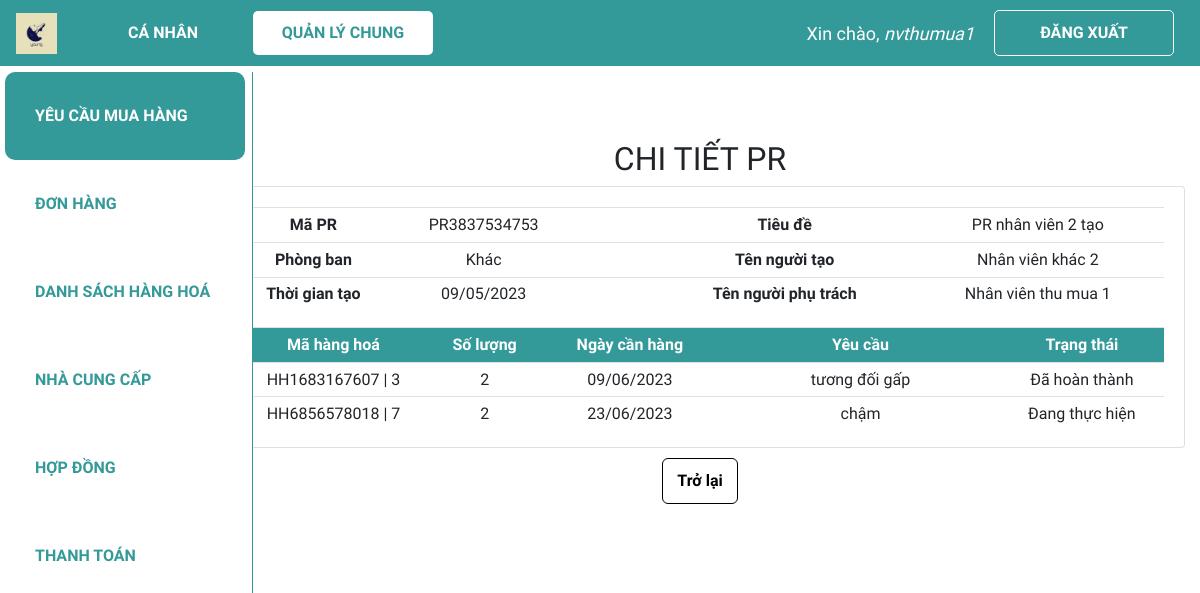
The page /xem_pr/PR3837534753 (signed in) on the database its author committed.
### web_core/models.py (models this page shows, shortened)
class PR(models.Model):
    danh_muc_trang_thai = (
        ('Chờ phân công', 'Chờ phân công'),
        ('Đang thực hiện', 'Đang thực hiện'),
        ('Đã hoàn thành', 'Đã hoàn thành'),
    )
    ma_PR = ShortUUIDField(
        verbose_name='Mã PR',
        length=10,
        max_length=12,
        prefix="PR",
        alphabet="0123456789",
        primary_key=True
    )
    ma_nhan_vien_tao = models.ForeignKey(NHANVIEN, on_delete = models.CASCADE, verbose_name = 'Mã nhân viên tạo', related_name = 'nv_tao_PR', blank = True, null = True)
    ma_nhan_vien_phu_trach = models.ForeignKey(NHANVIEN, on_delete = models.SET_NULL, verbose_name = 'Mã nhân viên phụ trách',  related_name = 'nv_phutrach_PR', blank = True, null = True)
    ngay_tao = models.DateTimeField('Ngày tạo', default = datetime.now)
    ngay_cap_nhat = models.DateField('Ngày cập nhật', default = datetime.now)
    ten_PR = models.CharField('Tên PR', max_length = 300)
    trang_thai = models.CharField('Trạng thái PR', max_length = 100, choices=danh_muc_trang_thai, default='Chờ phân công', null=True)

class NHANVIEN(models.Model):
    danh_muc_phong_ban = (
        ('Thu mua', 'Thu mua'),
        ('Kho', 'Kho'),
        ('Kế toán', 'Kế toán'),
        ('Khác', 'Khác')
    )
    danh_muc_chuc_vu = (
        ('Quản lí', 'Quản lí'),
        ('Nhân viên', 'Nhân viên'),
    )
    user = models.OneToOneField(User, null=True, blank=True, on_delete=models.CASCADE)
    ma_NV = ShortUUIDField(
        verbose_name='Mã nhân viên',
        length=10,
        max_length=12,
        prefix="NV",
        alphabet="0123456789",
        primary_key=True
    )
    ho_ten = models.CharField('Họ tên', max_length = 100, null=True)
    phong_ban = models.CharField('Phòng ban', max_length = 50, choices=danh_muc_phong_ban, null=True)
    chuc_vu = models.CharField('Chức vụ', max_length = 50, choices=danh_muc_chuc_vu, null=True)

class PR_HH(models.Model):
    danh_muc_trang_thai = (
        ('Chờ phân công', 'Chờ phân công'),
        ('Đang thực hiện', 'Đang thực hiện'),
        ('Đã hoàn thành', 'Đã hoàn thành'),
    )
    ma_PR = models.ForeignKey(PR, on_delete = models.CASCADE, verbose_name = 'Mã PR', blank = True, null = True)
    ma_hang_hoa = models.ForeignKey(HANGHOA, on_delete=models.SET_NULL, verbose_name = 'Mã hàng hoá', null = True)
    so_luong = models.IntegerField('Số lượng', validators = [MinValueValidator(0)], default = 0)
    ngay_can_hang = models.DateField('Ngày cần hàng', editable = True, blank = True, null = True)
    ngay_cap_nhat = models.DateField('Ngày cập nhật', default = datetime.now)
    yeu_cau = models.CharField('Yêu cầu', max_length = 300, blank = True, null = True)
    trang_thai = models.CharField('Trạng thái PR', max_length = 100, choices=danh_muc_trang_thai, default='Chờ phân công', null=True)

class HANGHOA(models.Model):
    ma_HH = ShortUUIDField(
        verbose_name='Mã hàng hoá',
        length=10,
        max_length=12,
        prefix="HH",
        alphabet="0123456789",
        primary_key=True
    )
    ten_hang_hoa = models.CharField('Tên hàng hoá', max_length = 100, null=True)
    so_luong_ton = models.IntegerField('Số lượng tồn', validators = [MinValueValidator(0)], default = 0)
    def __str__(self):
        line = str(self.ma_HH) + ' | ' + self.ten_hang_hoa
        return line

### web_core/views.py (the view)
# urls.py: path('xem_pr/<str:ma_PR>', views.view_pr, name='quanli_xem_pr'),
@login_required(login_url='login')
def view_pr(request, ma_PR):
    if ma_PR is None:
        return redirect('/dspr')
    pr = PR.objects.get(ma_PR=ma_PR)
    pr_hhs = PR_HH.objects.filter(ma_PR = ma_PR)
    context = {'pr':pr, 'pr_hh':pr_hhs}
    return render(request,'web_core/view_pr.html', context)

### web_core/templatetags/index.py (called while the page is built)
@register.filter
def first_group_name(user):
    groups = user.groups.all()
    if groups:
        return groups[0].name
    return ''

### web_core/templates/web_core/view_pr.html (shortened to what this page needs)
{% extends 'web_core/main.html' %}
{% block content %}
<h2 class="table-title" style>CHI TIẾT PR</h2>
<div class="card card-body">
    <table class="table table-sm pr">
        <tr>
            <th class="mid-content">Mã PR</th>
            <td class="mid-content">{{pr.ma_PR}}</td>
            <th class="small-content"></th>
            <th class="large-content">Tiêu đề</th>
            <td class="large-content">{{pr.ten_PR}}</td>
        </tr>
        <tr>
            <th class="mid-content">Phòng ban</th>
            <td class="mid-content">{{pr.ma_nhan_vien_tao.phong_ban}}</td>
            <th class="small-content"></th>
            <th class="mid-content">Tên người tạo</th>
            <td class="mid-content">{{pr.ma_nhan_vien_tao.ho_ten}}</td>
        </tr>
        <tr>
            <th class="mid-content">Thời gian tạo</th>
            <td class="mid-content">{{pr.ngay_tao|date:"d/m/Y"}}</td>
            <th class="small-content"></th>
            <th class="mid-content">Tên người phụ trách</th>
            <td class="mid-content">{{pr.ma_nhan_vien_phu_trach.ho_ten}}</td>
        </tr>
    </table>
    <table class="table table-sm pr_hh">
        <tr class="table-head">
            <th class="mid-content">Mã hàng hoá</th>
            <th class="small-content">Số lượng</th>
            <th class="mid-content">Ngày cần hàng</th>
            <th class="large-content">Yêu cầu</th>
            <th class="mid-content">Trạng thái</th>
        </tr>
        {% for line in pr_hh %}
        <tr>
            <td class="mid-content">{{line.ma_hang_hoa}}</td>
            <td class="small-content">{{line.so_luong}}</td>
            <td class="mid-content">{{line.ngay_can_hang|date:"d/m/Y"}}</td>
            <td class="large-content">{{line.yeu_cau}}</td>
            <td class="mid-content">{{line.trang_thai}}</td>
        </tr>
        {% endfor %}
    </table>
</div>
<div class="form-btn">
    {% load index %}
    <a class='btn back-btn' href="{% url 'quanli_dspr' %}">Trở lại</a>
</div>
{% endblock %}

### web_core/templates/web_core/navbar.html (shortened to what this page needs)
{% load static %}
<nav class="navbar navbar-expand-lg my-navbar fixed-top">
    <a href="{% url 'home' %}">
        <img class="navbar-brand" alt="logo-brand" src="{% static 'images/favicon.png' %}" height="50"
            style="padding-bottom: 4px" />
    </a>
    <div class="collapse navbar-collapse" id="navbarNav">
        {% with request.resolver_match.url_name as url_name %}
        <div class="navbar-nav">
            {% load index %}
            {% if request.user|first_group_name != 'quanly' and request.user|first_group_name != 'ketoan' %}
                <a class="nav-item nav-link my-nav-item {% if 'canhan' in url_name %}my-nav-active{% endif %} nav-canhan"
                href="{% url 'canhan_dspr' %}">Cá nhân</a>
            {% endif %}
            <a class="nav-item nav-link my-nav-item {% if 'quanli' in url_name %}my-nav-active{% endif %} nav-quanly"
                href="{% url 'quanli_dspr' %}">Quản lý chung</a>
        </div>
        {% endwith %}
    </div>
    {% with request.resolver_match.url_name as url_name %}
    {% if request.user.is_authenticated %}
    <span class="hello-msg">Xin chào, <span> {{request.user}} </span></span>
    <a class="nav-item nav-link my-nav-item my-btn" href="{% url 'logout' %}">Đăng xuất</a>
    {% else %}
    <a class="nav-item nav-link my-nav-item my-btn {% if url_name == 'login' %}my-nav-active{% endif %}"
        href="{% url 'login' %}">Đăng nhập</a>
    {% endif %}
    {% endwith %}
</nav>

### web_core/static/css/main.css (style rules this page uses)
* { font-family: 'Baloo 2', cursive; }
html, body { margin: 0; padding: 0; height: 100%; overflow-x: hidden; }

### web_core/templates/web_core/navbar.html (style rules this page uses)
.my-navbar.fixed-top { position: fixed; color: #fff; background-color: #399; z-index: 10; }
.my-nav-item { color: #fff; font-weight: bold; padding: 9.6px 16px !important; text-transform: uppercase; border-radius: 5px; width: 180px; text-align: center; }
.my-nav-active, .my-nav-active:hover { color: #399; background-color: #fff; }
.my-btn { border: 1px solid #fff; margin-right: 10px; }
.hello-msg { font-size: 18px; color: #fff; margin-right: 20px; }
.hello-msg>span { font-style: italic; }

### web_core/templates/web_core/view_pr.html (style rules this page uses)
.card-body { padding-bottom: 0px; }
.table-title { text-align: center; }
.table th, .table td { vertical-align: middle; text-align: center; }
.small-content { width: 150px; }
.mid-content { width: 250px; }
.large-content { width: 450px; }
.table-head { color: #ffff; background-color: #399; }
.btn.back-btn { font-weight: bold; background-color: white; border-color: black; border-radius: 6px; border-width: 1px; color: black; padding: 10px 14px; margin: auto; right: 0; }
.form-btn { padding-top: 1%; display: flex; justify-content: center; }

### rows shown on the page
PR: ma_PR "PR3837534753", ten_PR "PR nhân viên 2 tạo", ma_nhan_vien_tao.phong_ban "Khác", ma_nhan_vien_tao.ho_ten "Nhân viên khác 2", ngay_tao "09/05/2023", ma_nhan_vien_phu_trach.ho_ten "Nhân viên thu mua 1"
PR_HH: ma_hang_hoa "HH1683167607 | 3", so_luong "2", ngay_can_hang "09/06/2023", yeu_cau "tương đối gấp", trang_thai "Đã hoàn thành"
PR_HH: ma_hang_hoa "HH6856578018 | 7", so_luong "2", ngay_can_hang "23/06/2023", yeu_cau "chậm", trang_thai "Đang thực hiện"

### other values the page prints
{{ request.user }} "nvthumua1"
